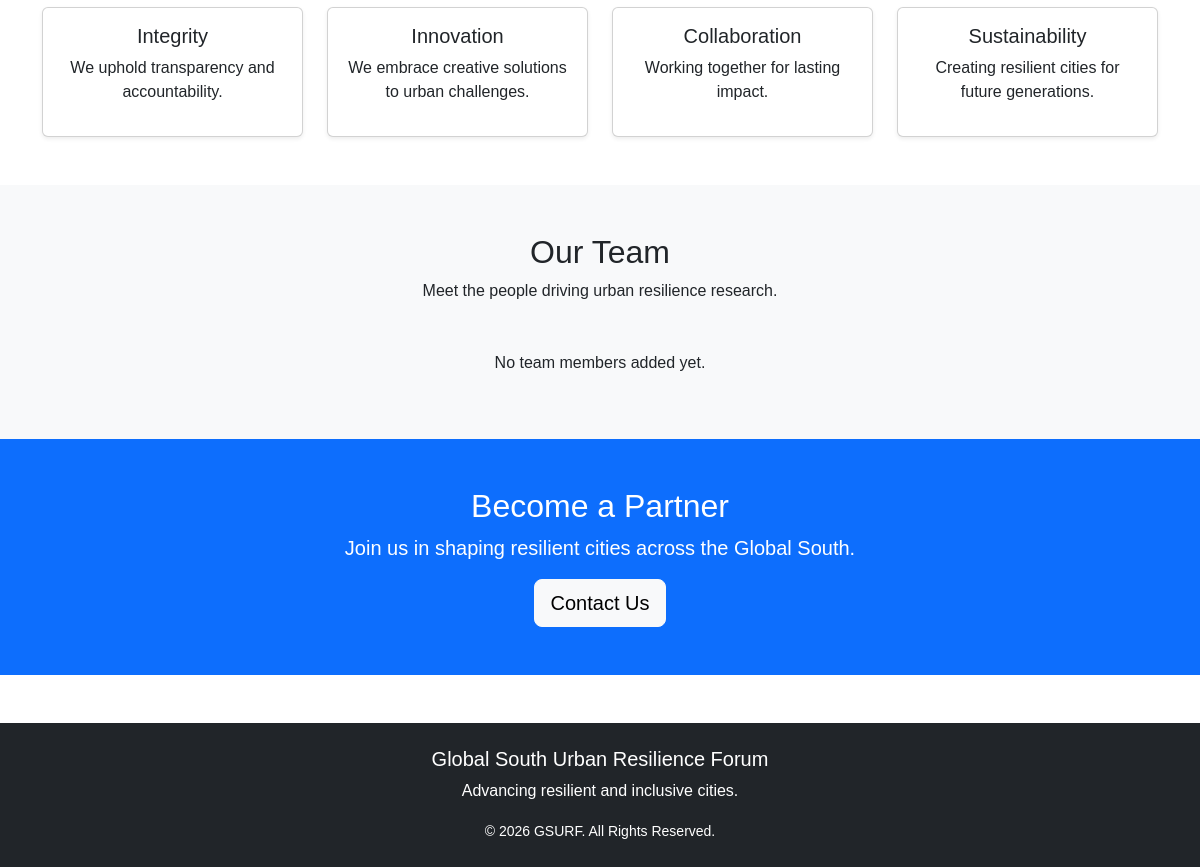
Page /about/ (lower part) on the earlier database version.
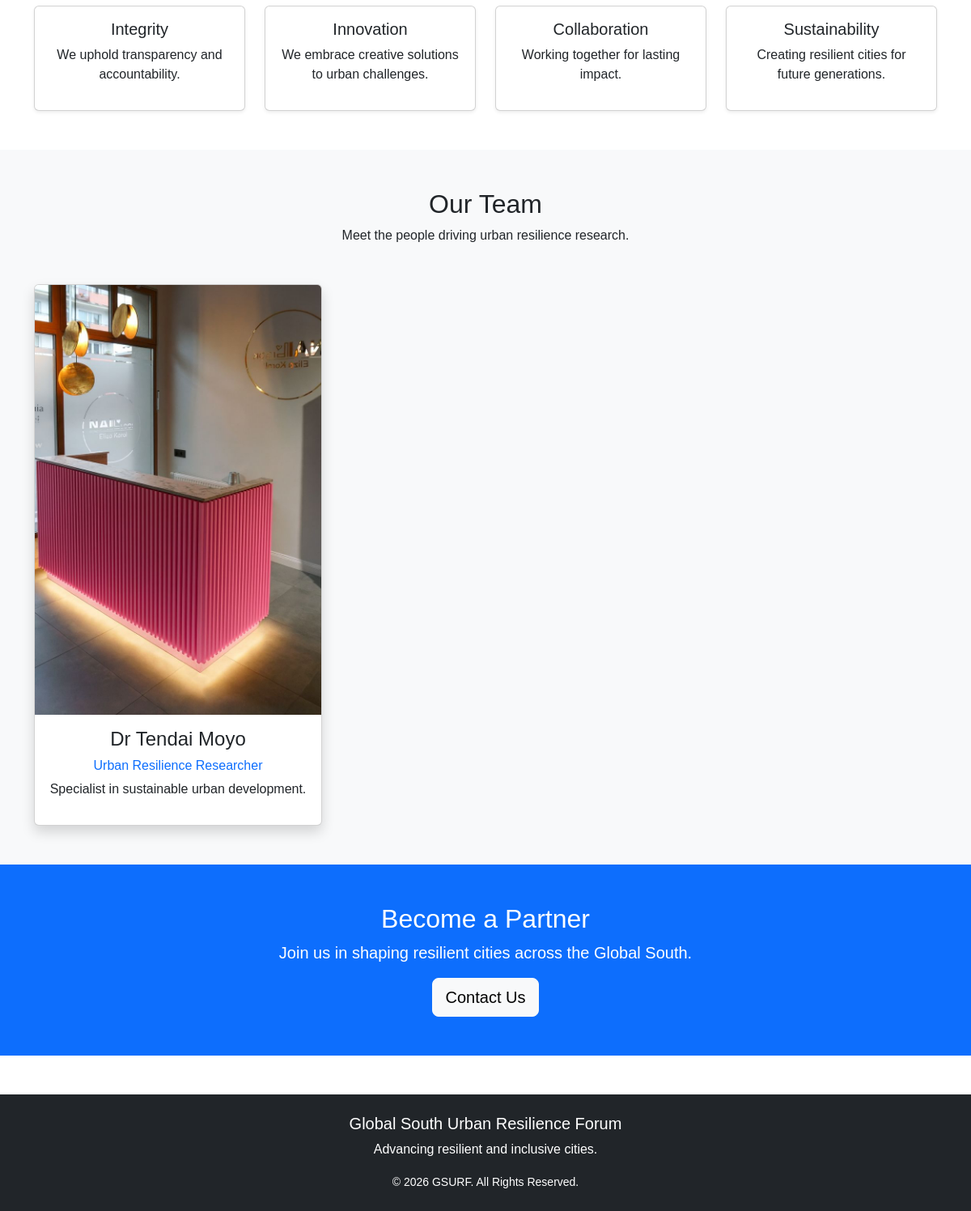
Same page on the later database version.
### core/models.py (models this page shows, shortened)
class TeamMember(models.Model):
    name = models.CharField(
        max_length=100
    )
    position = models.CharField(
        max_length=100
    )
    biography = models.TextField()
    photo = models.ImageField(
        upload_to="team/",
        blank=True,
        null=True
    )
    created_at = models.DateTimeField(
        auto_now_add=True
    )

### core/views.py (the view)
# urls.py: path("about/", views.about, name="about"),
def about(request):
    from .models import TeamMember
    team = TeamMember.objects.all()
    context = {
        "team": team
    }
    return render(
        request,
        "about.html",
        context
    )

### templates/about.html (shortened to what this page needs)
{% extends 'base.html' %}
{% block content %}
<section class="container py-5">
    <div class="row g-4">
        <div class="col-md-3">
            <div class="card h-100 text-center shadow-sm">
                <div class="card-body">
                    <h5>Integrity</h5>
                    <p>We uphold transparency and accountability.</p>
                </div>
            </div>
        </div>
        <div class="col-md-3">
            <div class="card h-100 text-center shadow-sm">
                <div class="card-body">
                    <h5>Innovation</h5>
                    <p>We embrace creative solutions to urban challenges.</p>
                </div>
            </div>
        </div>
        <div class="col-md-3">
            <div class="card h-100 text-center shadow-sm">
                <div class="card-body">
                    <h5>Collaboration</h5>
                    <p>Working together for lasting impact.</p>
                </div>
            </div>
        </div>
        <div class="col-md-3">
            <div class="card h-100 text-center shadow-sm">
                <div class="card-body">
                    <h5>Sustainability</h5>
                    <p>Creating resilient cities for future generations.</p>
                </div>
            </div>
        </div>
    </div>
</section>
<section class="bg-light py-5">
<div class="container">
<div class="text-center mb-5">
<h2>
Our Team
</h2>
<p>
Meet the people driving urban resilience research.
</p>
</div>
<div class="row g-4">
{% for member in team %}
<div class="col-md-4">
<div class="card shadow h-100">
{% if member.photo %}
<img src="{{ member.photo.url }}"
class="card-img-top"
alt="{{ member.name }}">
{% endif %}
<div class="card-body text-center">
<h4>
{{ member.name }}
</h4>
<h6 class="text-primary">
{{ member.position }}
</h6>
<p>
{{ member.biography }}
</p>
</div>
</div>
</div>
{% empty %}
<p class="text-center">
No team members added yet.
</p>
{% endfor %}
</div>
</div>
</section>
<section class="bg-primary text-white py-5">
    <div class="container text-center">
        <h2>Become a Partner</h2>
        <p class="lead">
            Join us in shaping resilient cities across the Global South.
        </p>
        <a href="/contact/" class="btn btn-light btn-lg">
            Contact Us
        </a>
    </div>
</section>
{% endblock %}

### templates/base.html (shortened to what this page needs)
{% load static %}
<!DOCTYPE html>
<html lang="en">
<head>
    <link href="https://cdn.jsdelivr.net/npm/bootstrap@5.3.7/dist/css/bootstrap.min.css" rel="stylesheet">
    <link rel="stylesheet"
          href="https://cdn.jsdelivr.net/npm/bootstrap-icons@1.11.3/font/bootstrap-icons.min.css">
    <link rel="stylesheet" href="{% static 'css/style.css' %}">
</head>
<body>
{% block content %}
{% endblock %}
<footer class="bg-dark text-white text-center py-4 mt-5">
    <div class="container">
        <h5>Global South Urban Resilience Forum</h5>
        <p>Advancing resilient and inclusive cities.</p>
        <small>© 2026 GSURF. All Rights Reserved.</small>
    </div>
</footer>
</body>
</html>

### static/css/style.css (style rules this page uses)
body { font-family: Arial, sans-serif; }
footer { background:#1f2937; }

Differences in the rows shown:
added TeamMember: photo (picture), name "Dr Tendai Moyo", position "Urban Resilience Researcher", biography "Specialist in sustainable urban development."
Other differences:
text no longer shown: "No team members added yet."
